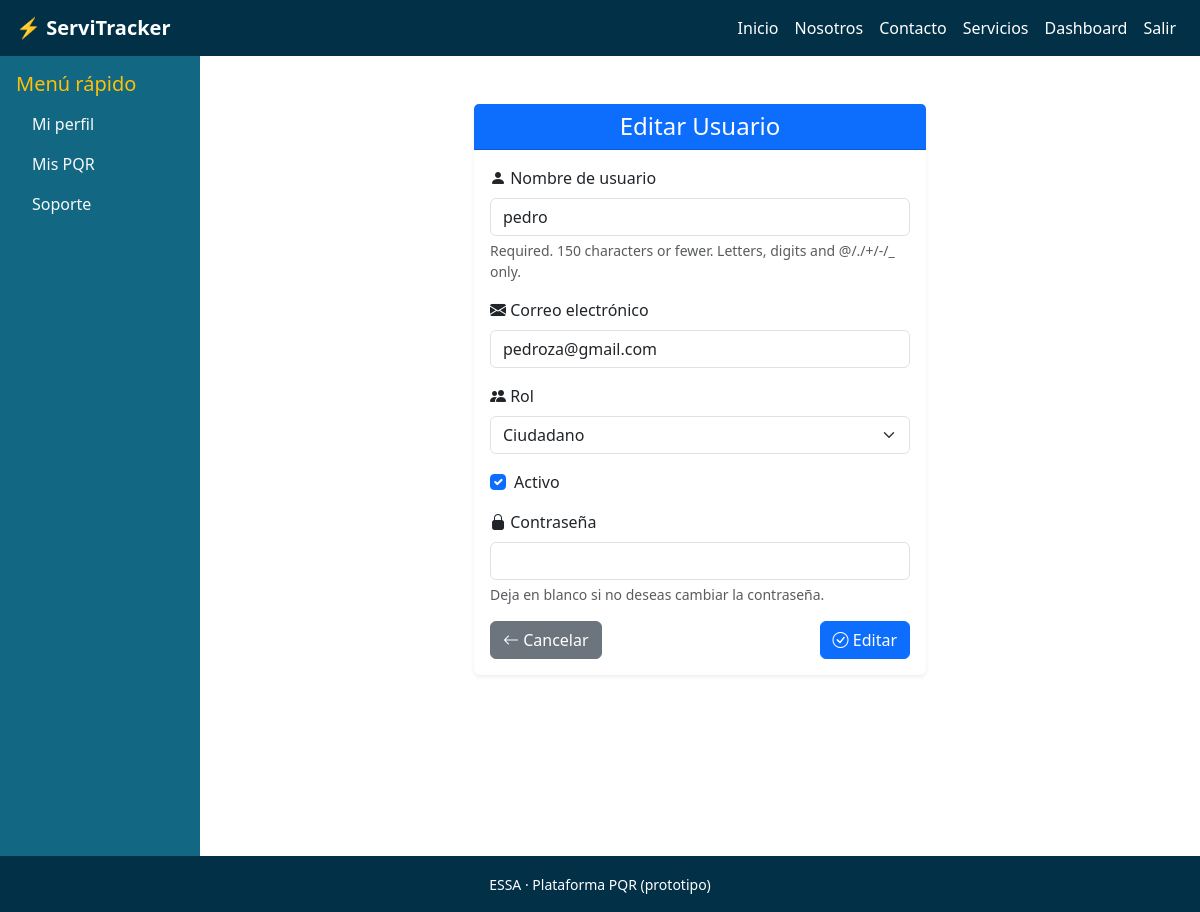
The app's page /gestion/usuarios/2/editar/ (signed in) with its own data.
### core/models.py (models this page shows, shortened)
class Usuario(AbstractUser):
    class Rol(models.TextChoices):
        CIUDADANO = 'ciudadano', 'Ciudadano'
        TECNICO = 'tecnico', 'Técnnico'
        ADMINISTRATIVO = 'administrativo', 'Administrativo'
    telefono = models.CharField(max_length=20, blank=True, null=True)
    rol = models.CharField(max_length=20, choices=Rol.choices, default=Rol.CIUDADANO)
    numero_documento = models.CharField(max_length=50, blank=True, null=True)
    fecha_nacimiento = models.DateField(blank=True, null=True)
    numero_cuenta = models.CharField(max_length=100, blank=True, null=True)
    banco = models.CharField(max_length=100, blank=True, null=True)

### core/views.py (the view)
# urls.py: path('gestion/usuarios/<int:usuario_id>/editar/', admin_editar_usuario, name='admin_editar_usuario'),
@login_required
def admin_editar_usuario(request, usuario_id):
    if request.user.rol != 'administrativo' and not request.user.is_superuser:
        return redirect('dashboard')
    usuario = get_object_or_404(Usuario, id=usuario_id)
    if request.method == 'POST':
        form = UsuarioForm(request.POST, instance=usuario)
        if form.is_valid():
            form.save()
            return redirect('admin_gestion_usuarios')
    else:
        form = UsuarioForm(instance=usuario)
    return render(request, 'dashboard/admin_usuario_form.html', {'form': form, 'accion': 'Editar'})

### core/forms.py (shortened to what this page needs)
class UsuarioForm(forms.ModelForm):
    password = forms.CharField(
        widget=forms.PasswordInput(attrs={'class': 'form-control'}),
        required=False,
        help_text="Deja en blanco si no deseas cambiar la contraseña."
    )
    class Meta:
        model = Usuario
        fields = ['username', 'email', 'rol', 'is_active', 'password']
        widgets = {
            'username': forms.TextInput(attrs={'class': 'form-control'}),
            'email': forms.EmailInput(attrs={'class': 'form-control'}),
            'rol': forms.Select(attrs={'class': 'form-select'}),
            'is_active': forms.CheckboxInput(attrs={'class': 'form-check-input'}),
        }
        labels = {
            'username': 'Usuario',
            'email': 'Correo electrónico',
            'rol': 'Rol',
            'is_active': 'Activo',
        }

### templates/dashboard/admin_usuario_form.html (shortened to what this page needs)
{% extends 'base.html' %}
{% block content %}
<div class="container mt-4">
  <div class="row justify-content-center">
    <div class="col-md-8 col-lg-6">
      <div class="card shadow-sm border-0">
        <div class="card-header bg-primary text-white text-center">
          <h4 class="mb-0">{{ accion }} Usuario</h4>
        </div>
        <div class="card-body">
          <form method="post" novalidate>
            <div class="mb-3">
              <label for="{{ form.username.id_for_label }}" class="form-label">
                <i class="bi bi-person-fill"></i> Nombre de usuario
              </label>
              <input type="text" name="{{ form.username.name }}" id="{{ form.username.id_for_label }}"
                     value="{{ form.username.value|default:'' }}" class="form-control">
              {% if form.username.help_text %}
                <div class="form-text">{{ form.username.help_text }}</div>
              {% endif %}
            </div>
            <div class="mb-3">
              <label for="{{ form.email.id_for_label }}" class="form-label">
                <i class="bi bi-envelope-fill"></i> Correo electrónico
              </label>
              <input type="email" name="{{ form.email.name }}" id="{{ form.email.id_for_label }}"
                     value="{{ form.email.value|default:'' }}" class="form-control">
            </div>
            <div class="mb-3">
              <label for="{{ form.rol.id_for_label }}" class="form-label">
                <i class="bi bi-people-fill"></i> Rol
              </label>
              {{ form.rol }}
            </div>
            <div class="form-check mb-3">
              {{ form.is_active }}
              <label for="{{ form.is_active.id_for_label }}" class="form-check-label">Activo</label>
            </div>
            <div class="mb-3">
              <label for="{{ form.password.id_for_label }}" class="form-label">
                <i class="bi bi-lock-fill"></i> Contraseña
              </label>
              <input type="password" name="{{ form.password.name }}" id="{{ form.password.id_for_label }}"
                     class="form-control">
              {% if form.password.help_text %}
                <div class="form-text">{{ form.password.help_text }}</div>
              {% endif %}
            </div>
            <div class="d-flex justify-content-between">
              <a href="{% url 'admin_gestion_usuarios' %}" class="btn btn-secondary">
                <i class="bi bi-arrow-left"></i> Cancelar
              </a>
              <button type="submit" class="btn btn-primary">
                <i class="bi bi-check-circle"></i> {{ accion }}
              </button>
            </div>
          </form>
        </div>
      </div>
    </div>
  </div>
</div>
{% endblock %}

### static/css/style.css (style rules this page uses)
:root { --blue-light: #8ecae6; --blue-mid: #219ebc; --blue-deep: #126782; --blue-dark: #023047; --yellow: #ffb703; --orange-light: #fd9e02; --orange-dark: #fb8500; }
body { font-family: 'Segoe UI', Roboto, sans-serif; background-color: var(--blue-light); color: var(--blue-dark); min-height: 100vh; display: flex; flex-direction: column; }
.btn-primary { background-color: var(--yellow); border-color: var(--orange-dark); color: var(--blue-dark); }

### records on screen
Usuario: username "pedro", email "pedroza@gmail.com", rol "Ciudadano", is_active "☑"

### other values on screen
{{ accion }} "Editar"
